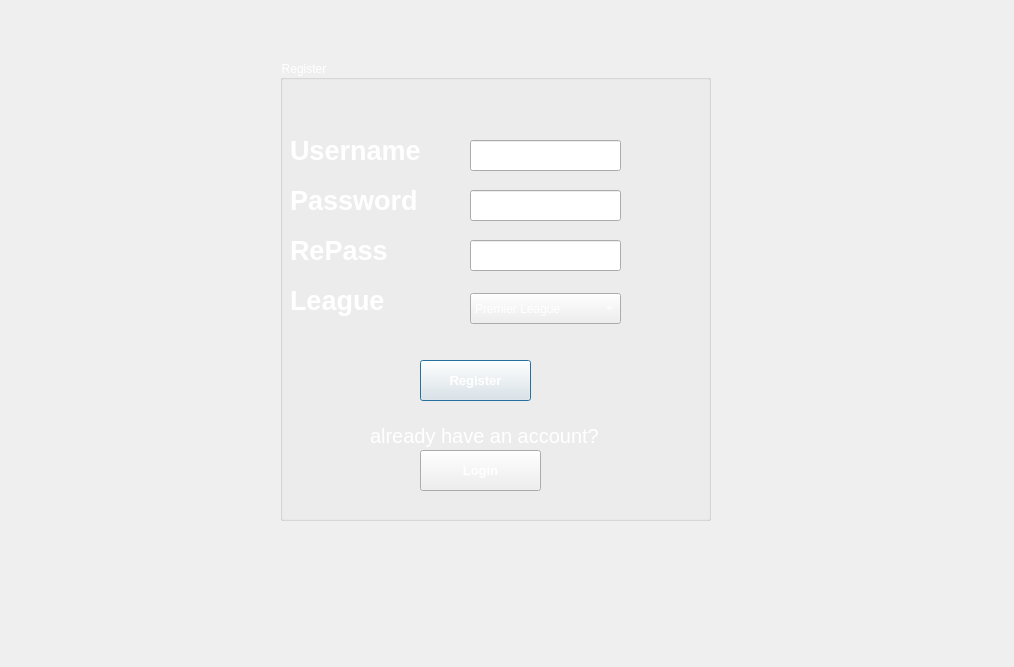
<?xml version="1.0" encoding="UTF-8"?>
<ui version="4.0">
 <class>RegisterGui</class>
 <widget class="QDialog" name="RegisterGui">
  <property name="geometry">
   <rect>
    <x>0</x>
    <y>0</y>
    <width>1014</width>
    <height>667</height>
   </rect>
  </property>
  <property name="windowTitle">
   <string>Dialog</string>
  </property>
  <widget class="QLabel" name="label">
   <property name="geometry">
    <rect>
     <x>-190</x>
     <y>-100</y>
     <width>1301</width>
     <height>871</height>
    </rect>
   </property>
   <property name="styleSheet">
    <string notr="true">image: url(:/res/vecteezy_zigzag-blue-background-epl-english-premier-league-thumbnail_35674784.jpg);</string>
   </property>
   <property name="text">
    <string/>
   </property>
  </widget>
  <widget class="QGroupBox" name="groupBox">
   <property name="geometry">
    <rect>
     <x>280</x>
     <y>60</y>
     <width>431</width>
     <height>461</height>
    </rect>
   </property>
   <property name="styleSheet">
    <string notr="true">color:white;</string>
   </property>
   <property name="title">
    <string>Register</string>
   </property>
   <widget class="QLabel" name="usernameQlabel">
    <property name="geometry">
     <rect>
      <x>10</x>
      <y>70</y>
      <width>161</width>
      <height>41</height>
     </rect>
    </property>
    <property name="font">
     <font>
      <pointsize>20</pointsize>
      <bold>true</bold>
     </font>
    </property>
    <property name="styleSheet">
     <string notr="true">color : white;</string>
    </property>
    <property name="text">
     <string>Username</string>
    </property>
   </widget>
   <widget class="QLabel" name="label_3">
    <property name="geometry">
     <rect>
      <x>10</x>
      <y>120</y>
      <width>161</width>
      <height>41</height>
     </rect>
    </property>
    <property name="font">
     <font>
      <pointsize>20</pointsize>
      <bold>true</bold>
     </font>
    </property>
    <property name="styleSheet">
     <string notr="true">color : white;</string>
    </property>
    <property name="text">
     <string>Password</string>
    </property>
   </widget>
   <widget class="QLabel" name="label_4">
    <property name="geometry">
     <rect>
      <x>10</x>
      <y>170</y>
      <width>151</width>
      <height>41</height>
     </rect>
    </property>
    <property name="font">
     <font>
      <pointsize>20</pointsize>
      <bold>true</bold>
     </font>
    </property>
    <property name="styleSheet">
     <string notr="true">color : white;</string>
    </property>
    <property name="text">
     <string>RePass</string>
    </property>
   </widget>
   <widget class="QLabel" name="label_5">
    <property name="geometry">
     <rect>
      <x>10</x>
      <y>220</y>
      <width>111</width>
      <height>41</height>
     </rect>
    </property>
    <property name="font">
     <font>
      <pointsize>20</pointsize>
      <bold>true</bold>
     </font>
    </property>
    <property name="styleSheet">
     <string notr="true">color : white;</string>
    </property>
    <property name="text">
     <string>League</string>
    </property>
   </widget>
   <widget class="QLineEdit" name="usernameQedit">
    <property name="geometry">
     <rect>
      <x>190</x>
      <y>80</y>
      <width>151</width>
      <height>31</height>
     </rect>
    </property>
   </widget>
   <widget class="QLineEdit" name="passwordQedit">
    <property name="geometry">
     <rect>
      <x>190</x>
      <y>130</y>
      <width>151</width>
      <height>31</height>
     </rect>
    </property>
   </widget>
   <widget class="QLineEdit" name="repasswordQedit">
    <property name="geometry">
     <rect>
      <x>190</x>
      <y>180</y>
      <width>151</width>
      <height>31</height>
     </rect>
    </property>
   </widget>
   <widget class="QComboBox" name="leagueBox">
    <property name="geometry">
     <rect>
      <x>190</x>
      <y>233</y>
      <width>151</width>
      <height>31</height>
     </rect>
    </property>
    <item>
     <property name="text">
      <string>Premier League</string>
     </property>
    </item>
    <item>
     <property name="text">
      <string>LaLiga</string>
     </property>
    </item>
   </widget>
   <widget class="QPushButton" name="pushButton">
    <property name="geometry">
     <rect>
      <x>140</x>
      <y>300</y>
      <width>111</width>
      <height>41</height>
     </rect>
    </property>
    <property name="font">
     <font>
      <pointsize>10</pointsize>
      <bold>true</bold>
     </font>
    </property>
    <property name="text">
     <string>Register</string>
    </property>
   </widget>
   <widget class="QLabel" name="label_2">
    <property name="geometry">
     <rect>
      <x>90</x>
      <y>360</y>
      <width>231</width>
      <height>31</height>
     </rect>
    </property>
    <property name="styleSheet">
     <string notr="true">font-size:20px;
color:white;</string>
    </property>
    <property name="text">
     <string>already have an account?</string>
    </property>
   </widget>
   <widget class="QPushButton" name="pushButton_2">
    <property name="geometry">
     <rect>
      <x>140</x>
      <y>390</y>
      <width>121</width>
      <height>41</height>
     </rect>
    </property>
    <property name="font">
     <font>
      <pointsize>10</pointsize>
      <bold>true</bold>
     </font>
    </property>
    <property name="text">
     <string>Login</string>
    </property>
   </widget>
  </widget>
  <widget class="QLabel" name="checklabel">
   <property name="geometry">
    <rect>
     <x>430</x>
     <y>30</y>
     <width>91</width>
     <height>20</height>
    </rect>
   </property>
   <property name="text">
    <string/>
   </property>
  </widget>
 </widget>
 <resources/>
 <connections/>
</ui>
